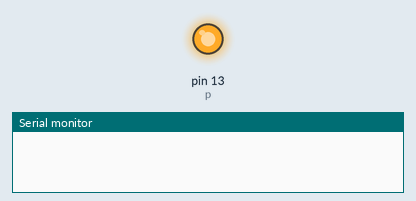
This sketch was run on a simulated Arduino Uno, built with avr-gcc and run on an emulated ATmega328P. Parts: output pins drawn as LEDs (lit = HIGH), the last lines printed to the serial monitor.

Above: at 0.5 s.
At 5.0 s:
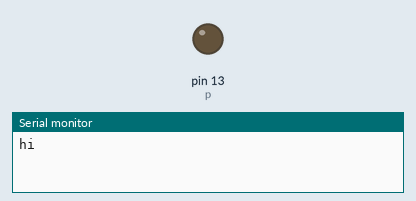
Timing chart, 0 to 6.9 s (numbered marks = the images above):
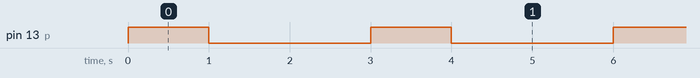

Measured:
- by itself, pin 13 (p): alternates HIGH for 1.0 s and LOW for 2.0 s

The sketch:

LEDblink.ino
```cpp
            int p;
            void setup() {
         // put your setup code here, to run once:
                              p=13;
                              pinMode(p,OUTPUT);
                              Serial.begin(9600);
                          }

            void loop() {
            // put your main code here, to run repeatedly:
                          digitalWrite(p,HIGH);
                          delay(1000);
                          digitalWrite(p,LOW);
                          delay(1000);
                          Serial.print("hi");
                          delay(1000);
                }
```
